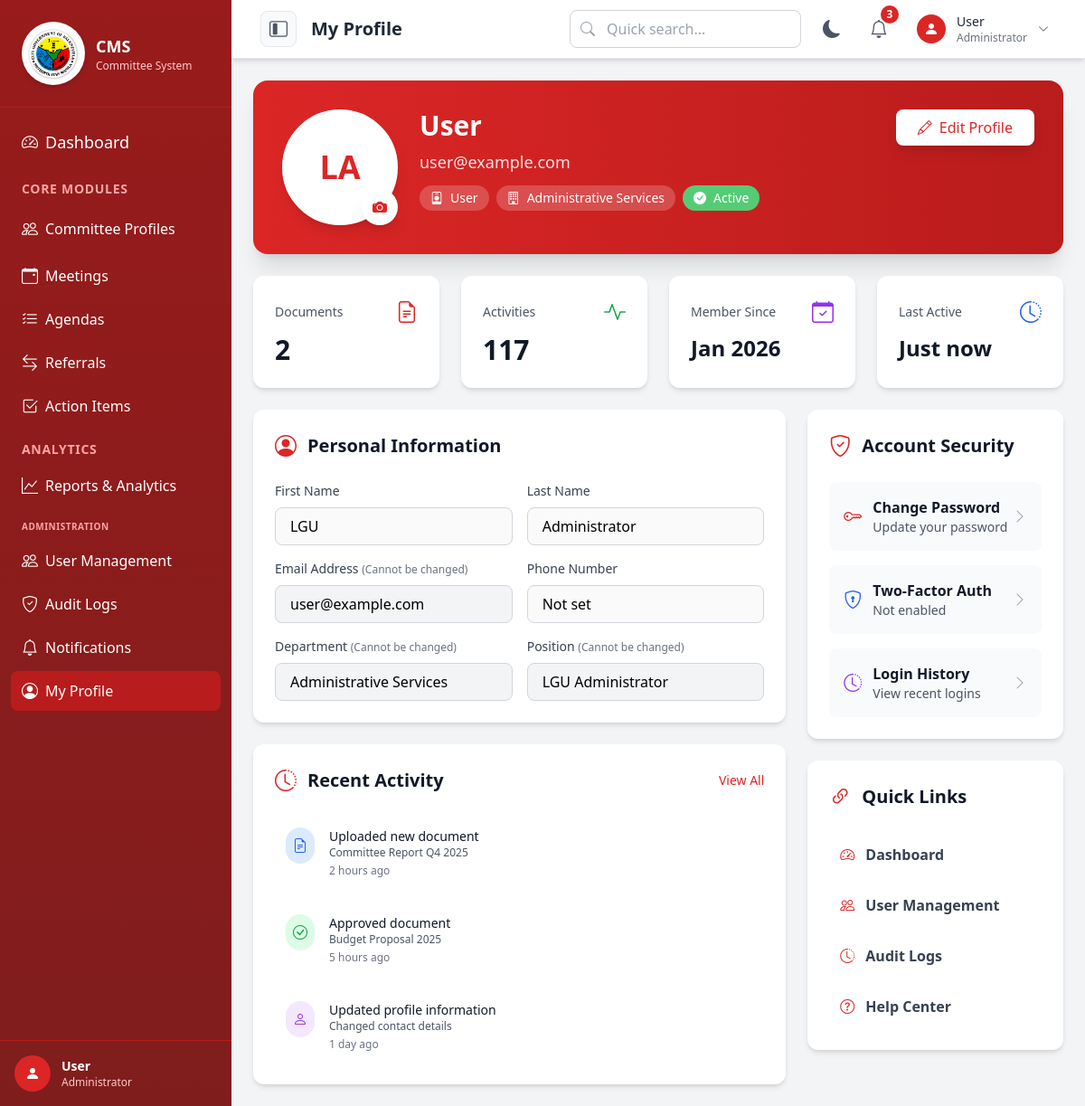
Page /public/pages/my-profile/index.php (signed in) on the committed database.
### tables this page shows
CREATE TABLE IF NOT EXISTS `users` (
  `user_id` INT AUTO_INCREMENT PRIMARY KEY,
  `email` VARCHAR(100) NOT NULL UNIQUE,
  `password_hash` VARCHAR(255) NOT NULL,
  `first_name` VARCHAR(100) NOT NULL,
  `last_name` VARCHAR(100) NOT NULL,
  `role_id` INT NOT NULL,
  `department` VARCHAR(100),
  `position` VARCHAR(100),
  `phone` VARCHAR(20),
  `address` TEXT,
  `employee_id` VARCHAR(50),
  `is_active` BOOLEAN DEFAULT FALSE,
  `email_verified` BOOLEAN DEFAULT FALSE,
  `verification_token` VARCHAR(255),
  `verification_token_expires` DATETIME,
  `password_reset_token` VARCHAR(255),
  `password_reset_expires` DATETIME,
  `last_login` DATETIME,
  `created_at` TIMESTAMP DEFAULT CURRENT_TIMESTAMP,
  `updated_at` TIMESTAMP DEFAULT CURRENT_TIMESTAMP ON UPDATE CURRENT_TIMESTAMP,
  FOREIGN KEY (`role_id`) REFERENCES `roles`(`role_id`)
);

### public/pages/my-profile/index.php (the view, shortened to what this page needs)
<?php
require_once '../../../config/database.php';
$userId = $_SESSION['user_id'];
$query = "SELECT * FROM users WHERE user_id = ?";
$stmt = $conn->prepare($query);
$stmt->bind_param("i", $userId);
$stmt->execute();
$result = $stmt->get_result();
$user = $result->fetch_assoc();
$userPhone = $user['phone'] ?? 'Not set';
$userDepartment = $user['department'] ?? 'Not set';
$userPosition = $user['position'] ?? 'Not set';
$userInitials = strtoupper(substr($user['first_name'], 0, 1) . substr($user['last_name'], 0, 1));
$memberSince = date('M Y', strtotime($user['created_at'] ?? 'now'));
include '../../includes/header.php';
?>
<div class="bg-gradient-to-r from-red-600 to-red-700 rounded-2xl shadow-xl p-8 mb-6 text-white animate-fade-in">
    <div class="flex flex-col md:flex-row items-center md:items-start gap-6">
        <div class="relative">
            <div
                class="w-32 h-32 rounded-full bg-white border-4 border-white shadow-lg flex items-center justify-center">
                <span class="text-red-600 text-4xl font-bold"><?php echo $userInitials; ?></span>
            </div>
            <button
                class="absolute bottom-0 right-0 bg-white text-red-600 rounded-full w-10 h-10 flex items-center justify-center hover:bg-gray-100 transform hover:scale-110 transition-all duration-200 shadow-lg">
                <i class="bi bi-camera-fill"></i>
            </button>
        </div>
        <div class="flex-1 text-center md:text-left">
            <h1 class="text-3xl font-bold mb-2"><?php echo htmlspecialchars($userName); ?></h1>
            <p class="text-red-100 text-lg mb-3"><?php echo htmlspecialchars($userEmail); ?></p>
            <div class="flex flex-wrap gap-2 justify-center md:justify-start">
                <span class="bg-white bg-opacity-20 px-3 py-1 rounded-full text-sm flex items-center gap-2">
                    <i class="bi bi-person-badge"></i> <?php echo htmlspecialchars($userRole); ?>
                </span>
                <span class="bg-white bg-opacity-20 px-3 py-1 rounded-full text-sm flex items-center gap-2">
                    <i class="bi bi-building"></i> <?php echo htmlspecialchars($userDepartment); ?>
                </span>
                <span class="bg-green-400 bg-opacity-90 px-3 py-1 rounded-full text-sm flex items-center gap-2">
                    <i class="bi bi-check-circle-fill"></i> Active
                </span>
            </div>
        </div>
        <div class="flex items-center">
            <button onclick="toggleEditMode()"
                class="bg-white text-red-600 px-6 py-2 rounded-lg font-medium hover:bg-gray-100 transform hover:scale-105 transition-all duration-200 shadow-lg flex items-center gap-2">
                <i class="bi bi-pencil"></i> Edit Profile
            </button>
        </div>
    </div>
</div>
<div class="grid grid-cols-1 md:grid-cols-4 gap-6 mb-6">
    <div class="bg-white rounded-xl shadow-md p-6 animate-fade-in-up animation-delay-100">
        <div class="flex items-center justify-between mb-2">
            <span class="text-gray-600 text-sm">Documents</span>
            <i class="bi bi-file-earmark-text text-2xl text-red-600"></i>
        </div>
        <p class="text-3xl font-bold text-gray-900">2</p>
    </div>
    <div class="bg-white rounded-xl shadow-md p-6 animate-fade-in-up animation-delay-200">
        <div class="flex items-center justify-between mb-2">
            <span class="text-gray-600 text-sm">Activities</span>
            <i class="bi bi-activity text-2xl text-green-600"></i>
        </div>
        <p class="text-3xl font-bold text-gray-900">117</p>
    </div>
    <div class="bg-white rounded-xl shadow-md p-6 animate-fade-in-up animation-delay-300">
        <div class="flex items-center justify-between mb-2">
            <span class="text-gray-600 text-sm">Member Since</span>
            <i class="bi bi-calendar-check text-2xl text-purple-600"></i>
        </div>
        <p class="text-2xl font-bold text-gray-900"><?php echo $memberSince; ?></p>
    </div>
    <div class="bg-white rounded-xl shadow-md p-6 animate-fade-in-up animation-delay-400">
        <div class="flex items-center justify-between mb-2">
            <span class="text-gray-600 text-sm">Last Active</span>
            <i class="bi bi-clock-history text-2xl text-blue-600"></i>
        </div>
        <p class="text-2xl font-bold text-gray-900">Just now</p>
    </div>
</div>
<div class="grid grid-cols-1 lg:grid-cols-3 gap-6">
    <div class="lg:col-span-2 space-y-6">
        <div class="bg-white rounded-xl shadow-md p-6 animate-fade-in-up animation-delay-500">
            <div class="flex items-center mb-6">
                <i class="bi bi-person-circle text-red-600 text-2xl mr-3"></i>
                <h2 class="text-xl font-bold text-gray-900">Personal Information</h2>
            </div>
            <form method="POST" id="profileForm">
                <div class="grid grid-cols-1 md:grid-cols-2 gap-4">
                    <div>
                        <label class="block text-sm font-medium text-gray-700 mb-2">First Name</label>
                        <input type="text" name="first_name"
                            value="<?php echo htmlspecialchars($user['first_name']); ?>"
                            class="w-full px-4 py-2 border border-gray-300 rounded-lg focus:ring-2 focus:ring-red-600 focus:border-transparent"
                            disabled>
                    </div>
                    <div>
                        <label class="block text-sm font-medium text-gray-700 mb-2">Last Name</label>
                        <input type="text" name="last_name" value="<?php echo htmlspecialchars($user['last_name']); ?>"
                            class="w-full px-4 py-2 border border-gray-300 rounded-lg focus:ring-2 focus:ring-red-600 focus:border-transparent"
                            disabled>
                    </div>
                    <div>
                        <label class="block text-sm font-medium text-gray-700 mb-2">Email Address <span
                                class="text-xs text-gray-500">(Cannot be changed)</span></label>
                        <input type="email" name="email" value="<?php echo htmlspecialchars($userEmail); ?>"
                            class="w-full px-4 py-2 border border-gray-300 rounded-lg bg-gray-100 cursor-not-allowed"
                            disabled readonly>
                    </div>
                    <div>
                        <label class="block text-sm font-medium text-gray-700 mb-2">Phone Number</label>
                        <input type="tel" name="phone" value="<?php echo htmlspecialchars($userPhone); ?>"
                            class="w-full px-4 py-2 border border-gray-300 rounded-lg focus:ring-2 focus:ring-red-600 focus:border-transparent"
                            disabled>
                    </div>
                    <div>
                        <label class="block text-sm font-medium text-gray-700 mb-2">Department <span
                                class="text-xs text-gray-500">(Cannot be changed)</span></label>
                        <input type="text" name="department" value="<?php echo htmlspecialchars($userDepartment); ?>"
                            class="w-full px-4 py-2 border border-gray-300 rounded-lg bg-gray-100 cursor-not-allowed"
                            disabled readonly>
                    </div>
                    <div>
                        <label class="block text-sm font-medium text-gray-700 mb-2">Position <span
                                class="text-xs text-gray-500">(Cannot be changed)</span></label>
                        <input type="text" name="position" value="<?php echo htmlspecialchars($userPosition); ?>"
                            class="w-full px-4 py-2 border border-gray-300 rounded-lg bg-gray-100 cursor-not-allowed"
                            disabled readonly>
                    </div>
                </div>
            </form>
        </div>
        <div class="bg-white rounded-xl shadow-md p-6 animate-fade-in-up animation-delay-600">
            <div class="flex items-center justify-between mb-6">
                <div class="flex items-center">
                    <i class="bi bi-clock-history text-red-600 text-2xl mr-3"></i>
                    <h2 class="text-xl font-bold text-gray-900">Recent Activity</h2>
                </div>
                <a href="#" class="text-red-600 hover:text-red-700 text-sm font-medium">View All</a>
            </div>
            <div class="space-y-4">
                <div class="flex items-start gap-4 p-3 hover:bg-gray-50 rounded-lg transition">
                    <div class="bg-blue-100 rounded-full p-2">
                        <i class="bi bi-file-earmark-text text-blue-600"></i>
                    </div>
                    <div class="flex-1">
                        <p class="text-sm font-medium text-gray-900">Uploaded new document</p>
                        <p class="text-xs text-gray-600">Committee Report Q4 2025</p>
                        <p class="text-xs text-gray-500 mt-1">2 hours ago</p>
                    </div>
                </div>
                <div class="flex items-start gap-4 p-3 hover:bg-gray-50 rounded-lg transition">
                    <div class="bg-green-100 rounded-full p-2">
                        <i class="bi bi-check-circle text-green-600"></i>
                    </div>
                    <div class="flex-1">
                        <p class="text-sm font-medium text-gray-900">Approved document</p>
                        <p class="text-xs text-gray-600">Budget Proposal 2025</p>
                        <p class="text-xs text-gray-500 mt-1">5 hours ago</p>
                    </div>
                </div>
                <div class="flex items-start gap-4 p-3 hover:bg-gray-50 rounded-lg transition">
                    <div class="bg-purple-100 rounded-full p-2">
                        <i class="bi bi-person text-purple-600"></i>
                    </div>
                    <div class="flex-1">
                        <p class="text-sm font-medium text-gray-900">Updated profile information</p>
                        <p class="text-xs text-gray-600">Changed contact details</p>
                        <p class="text-xs text-gray-500 mt-1">1 day ago</p>
                    </div>
                </div>
            </div>
        </div>
    </div>
    <div class="space-y-6">
        <div class="bg-white rounded-xl shadow-md p-6 animate-fade-in-up animation-delay-700">
            <div class="flex items-center mb-6">
                <i class="bi bi-shield-check text-red-600 text-2xl mr-3"></i>
                <h2 class="text-xl font-bold text-gray-900">Account Security</h2>
            </div>
            <div class="space-y-4">
                <button onclick="openChangePasswordModal()"
                    class="w-full flex items-center justify-between p-4 bg-gray-50 hover:bg-gray-100 rounded-lg transition">
                    <div class="flex items-center gap-3">
                        <i class="bi bi-key text-red-600 text-xl"></i>
                        <div class="text-left">
                            <p class="font-semibold text-gray-900">Change Password</p>
                            <p class="text-sm text-gray-600">Update your password</p>
                        </div>
                    </div>
                    <i class="bi bi-chevron-right text-gray-400"></i>
                </button>
                <button
                    class="w-full flex items-center justify-between p-4 bg-gray-50 hover:bg-gray-100 rounded-lg transition">
                    <div class="flex items-center gap-3">
                        <i class="bi bi-shield-lock text-blue-600 text-xl"></i>
                        <div class="text-left">
                            <p class="font-semibold text-gray-900">Two-Factor Auth</p>
                            <p class="text-sm text-gray-600">Not enabled</p>
                        </div>
                    </div>
                    <i class="bi bi-chevron-right text-gray-400"></i>
                </button>
                <button
                    class="w-full flex items-center justify-between p-4 bg-gray-50 hover:bg-gray-100 rounded-lg transition">
                    <div class="flex items-center gap-3">
                        <i class="bi bi-clock-history text-purple-600 text-xl"></i>
                        <div class="text-left">
                            <p class="font-semibold text-gray-900">Login History</p>
                            <p class="text-sm text-gray-600">View recent logins</p>
                        </div>
                    </div>
                    <i class="bi bi-chevron-right text-gray-400"></i>
                </button>
            </div>
        </div>
        <div class="bg-white rounded-xl shadow-md p-6 animate-fade-in-up animation-delay-800">
            <div class="flex items-center mb-6">
                <i class="bi bi-link-45deg text-red-600 text-2xl mr-3"></i>
                <h2 class="text-xl font-bold text-gray-900">Quick Links</h2>
            </div>
            <div class="space-y-2">
                <a href="../../dashboard.php" class="flex items-center p-3 rounded-lg hover:bg-gray-100 transition">
                    <i class="bi bi-speedometer2 text-red-600 mr-3"></i>
                    <span class="font-semibold text-gray-700">Dashboard</span>
                </a>
                <a href="../user-management/index.php"
                    class="flex items-center p-3 rounded-lg hover:bg-gray-100 transition">
                    <i class="bi bi-people text-red-600 mr-3"></i>
                    <span class="font-semibold text-gray-700">User Management</span>
                </a>
                <a href="../audit-logs/index.php" class="flex items-center p-3 rounded-lg hover:bg-gray-100 transition">
                    <i class="bi bi-clock-history text-red-600 mr-3"></i>
                    <span class="font-semibold text-gray-700">Audit Logs</span>
                </a>
                <a href="#" class="flex items-center p-3 rounded-lg hover:bg-gray-100 transition">
                    <i class="bi bi-question-circle text-red-600 mr-3"></i>
                    <span class="font-semibold text-gray-700">Help Center</span>
                </a>
            </div>
        </div>
    </div>
</div>
<?php include '../../includes/footer.php'; ?>

### rows in the picture
users: userInitials "LA", department "Administrative Services", created_at "Jan 2026", first_name "LGU", last_name "Administrator", phone "Not set", position "LGU Administrator"

### other values in the picture
$userName "User"
$pageTitle "My Profile"
$dummyUnreadCount "3"
$userEmail "user@example.com"
$userRole "User"
